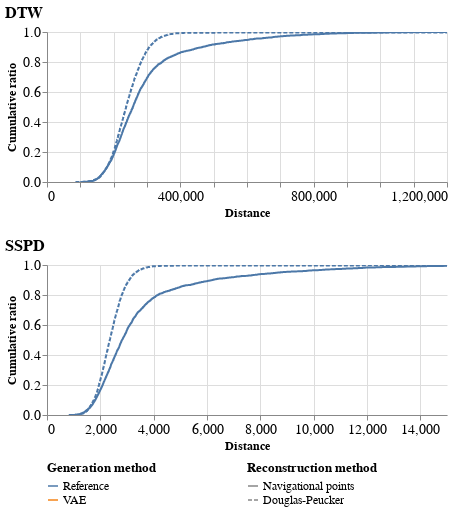

Source (notebook cell):
### Code cell
df = pd.concat(
        [
            df_dp.assign(
                generation="Reference", reconstruction="Douglas-Peucker"
            ),
            df_nav.assign(
                generation="Reference", reconstruction="Navigational Points"
            )
        ]
    )
cumul_dist_plot(df, scales = dict(dtw=(0, 1.2e6), sspd=(0, 1.5e4)))

### Figure 1 — Vega-Lite specification as saved in the notebook (floating-point values rounded to 4 significant figures; data arrays with more than 128 entries replaced by an {"elided": "..."} marker saying what was removed)
{"config": {"view": {"continuousWidth": 400, "continuousHeight": 300, "stroke": null}, "axis": {"labelFont": "Fira Sans", "labelFontSize": 14, "titleFont": "Ubuntu", "titleFontSize": 12}, "title": {"anchor": "start", "font": "Fira Sans", "fontSize": 16}}, "vconcat": [{"mark": {"type": "line", "clip": true}, "encoding": {"color": {"type": "nominal", "field": "generation", "legend": {"labelFont": "Ubuntu", "labelFontSize": 12, "legendY": 430, "orient": "none", "title": "Generation method", "titleFont": "Ubuntu", "titleFontSize": 13}, "scale": {"domain": ["Reference", "VAE"]}}, "strokeDash": {"type": "nominal", "field": "reconstruction", "legend": {"labelFont": "Ubuntu", "labelFontSize": 12, "legendX": 200, "legendY": 430, "orient": "none", "title": "Reconstruction method", "titleFont": "Ubuntu", "titleFontSize": 13}, "scale": {"domain": ["Navigational points", "Douglas-Peucker"]}}, "x": {"type": "quantitative", "field": "dtw", "scale": {"domain": [0, 1200000.0]}, "title": "Distance"}, "y": {"type": "quantitative", "field": "normalized", "title": "Cumulative ratio"}}, "height": 150, "title": "DTW", "transform": [{"window": [{"op": "count", "as": "cumulative_count"}], "groupby": ["generation", "reconstruction"], "sort": [{"field": "dtw"}]}, {"joinaggregate": [{"op": "count", "as": "total"}], "groupby": ["generation", "reconstruction"]}, {"calculate": "(datum.cumulative_count / datum.total)", "as": "normalized"}]}, {"mark": {"type": "line", "clip": true}, "encoding": {"color": {"type": "nominal", "field": "generation", "legend": {"labelFont": "Ubuntu", "labelFontSize": 12, "legendY": 430, "orient": "none", "title": "Generation method", "titleFont": "Ubuntu", "titleFontSize": 13}, "scale": {"domain": ["Reference", "VAE"]}}, "strokeDash": {"type": "nominal", "field": "reconstruction", "legend": {"labelFont": "Ubuntu", "labelFontSize": 12, "legendX": 200, "legendY": 430, "orient": "none", "title": "Reconstruction method", "titleFont": "Ubuntu", "titleFontSize": 13}, "scale": {"domain": ["Navigational points", "Douglas-Peucker"]}}, "x": {"type": "quantitative", "field": "sspd", "scale": {"domain": [0, 15000.0]}, "title": "Distance"}, "y": {"type": "quantitative", "field": "normalized", "title": "Cumulative ratio"}}, "height": 150, "title": "SSPD", "transform": [{"window": [{"op": "count", "as": "cumulative_count"}], "groupby": ["generation", "reconstruction"], "sort": [{"field": "sspd"}]}, {"joinaggregate": [{"op": "count", "as": "total"}], "groupby": ["generation", "reconstruction"]}, {"calculate": "(datum.cumulative_count / datum.total)", "as": "normalized"}]}], "data": {"name": "data-5e8fa7c1106357da841dd371da424cb3"}, "$schema": "https://vega.github.io/schema/vega-lite/v4.8.1.json", "datasets": {"data-5e8fa7c1106357da841dd371da424cb3": {"elided": "7900 records"}}}
